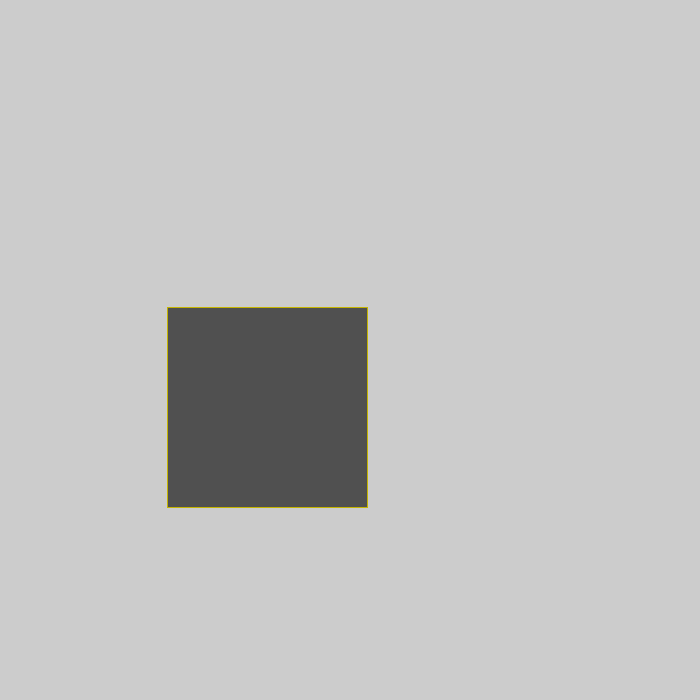
Frame 1 (no input)
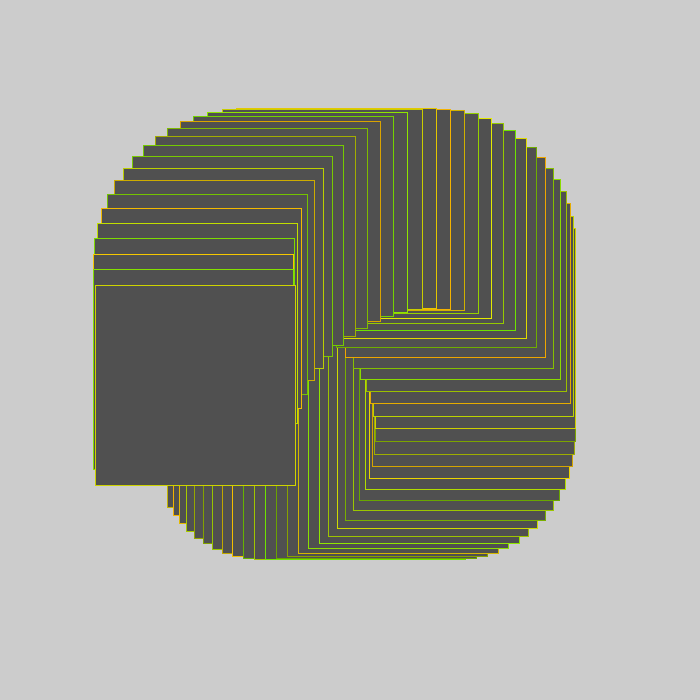
Frame 60 (the mouse pressed at the canvas centre just before this capture)
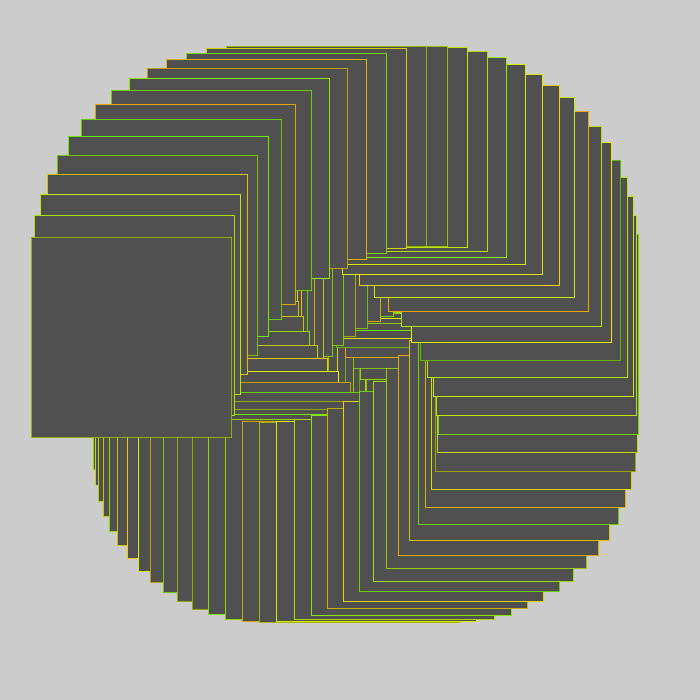
Frame 120 (the mouse held since frame 60 and released just before this capture)

The Processing sketch that drew these frames (run headless with seeded random() and noise(); from frame 60 on, the mouse is pressed at the canvas centre):

// Processing sketch: oscillations
// ── oscillations.pde
float x;
float y;
float xAngle;
float yAngle;
float xAmplitude;
float yAmplitude;
float xRate;
float yRate;

void setup() {
  size(700, 700);
  noStroke();
  textAlign(CENTER, CENTER);
  rectMode(CENTER);

  xAngle = 200;
  yAngle = 200;
  xAmplitude = 100;
  yAmplitude = 100;
  xRate = 0.1;
  yRate = 0.1;
}

void draw() {
  fill(180, 214, 0);
  stroke(random(100, 250), random(160, 240), 0);

  xAngle += xRate;
  yAngle += yRate;
  x = width/2 + sin(xAngle) * xAmplitude;
  y = height/2 + cos(yAngle) * yAmplitude;
  xAmplitude++;
  yAmplitude++;
  fill(80);
  rect(x, y, 200, 200);


}
